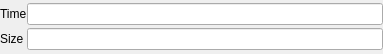
<?xml version="1.0" encoding="UTF-8"?>
<ui version="4.0">
 <class>ejmdGeneralHintsCompilationWidget</class>
 <widget class="QWidget" name="ejmdGeneralHintsCompilationWidget">
  <property name="geometry">
   <rect>
    <x>0</x>
    <y>0</y>
    <width>383</width>
    <height>54</height>
   </rect>
  </property>
  <property name="windowTitle">
   <string>Form</string>
  </property>
  <layout class="QGridLayout" name="gridLayout">
   <property name="margin">
    <number>0</number>
   </property>
   <property name="spacing">
    <number>0</number>
   </property>
   <item row="0" column="0">
    <widget class="QLabel" name="label">
     <property name="text">
      <string>Time</string>
     </property>
     <property name="margin">
      <number>5</number>
     </property>
    </widget>
   </item>
   <item row="0" column="1">
    <widget class="QLineEdit" name="coTime"/>
   </item>
   <item row="1" column="0">
    <widget class="QLabel" name="label_2">
     <property name="text">
      <string>Size</string>
     </property>
     <property name="margin">
      <number>5</number>
     </property>
    </widget>
   </item>
   <item row="1" column="1">
    <widget class="QLineEdit" name="coSize"/>
   </item>
  </layout>
 </widget>
 <resources/>
 <connections/>
</ui>
